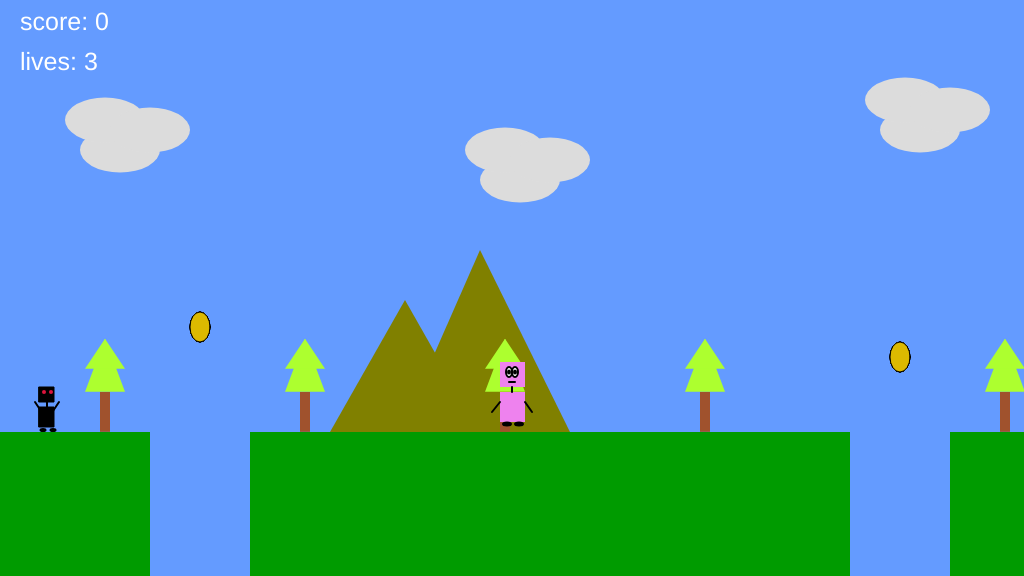
Frame 1 (no input)
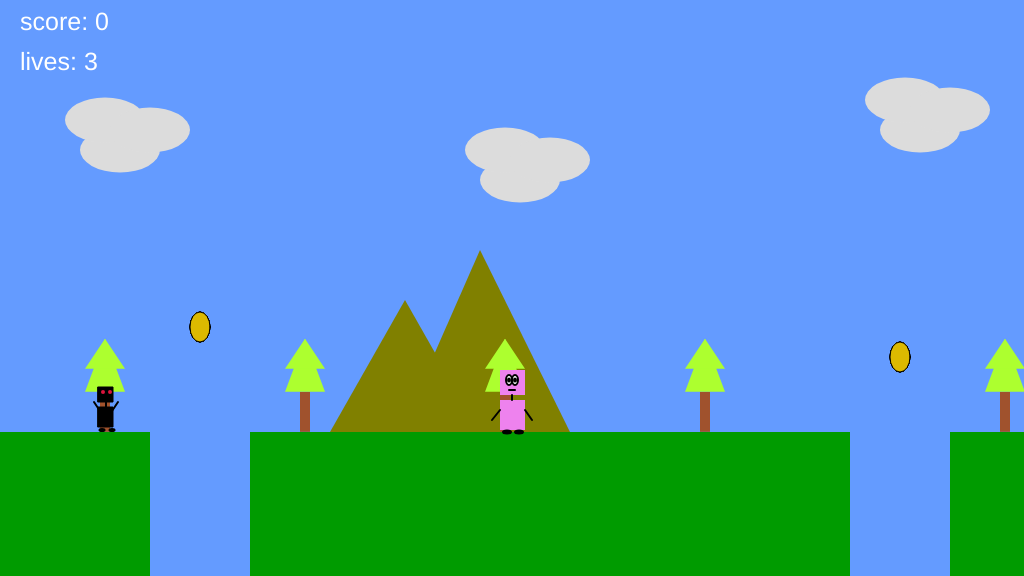
Frame 60 (no input)
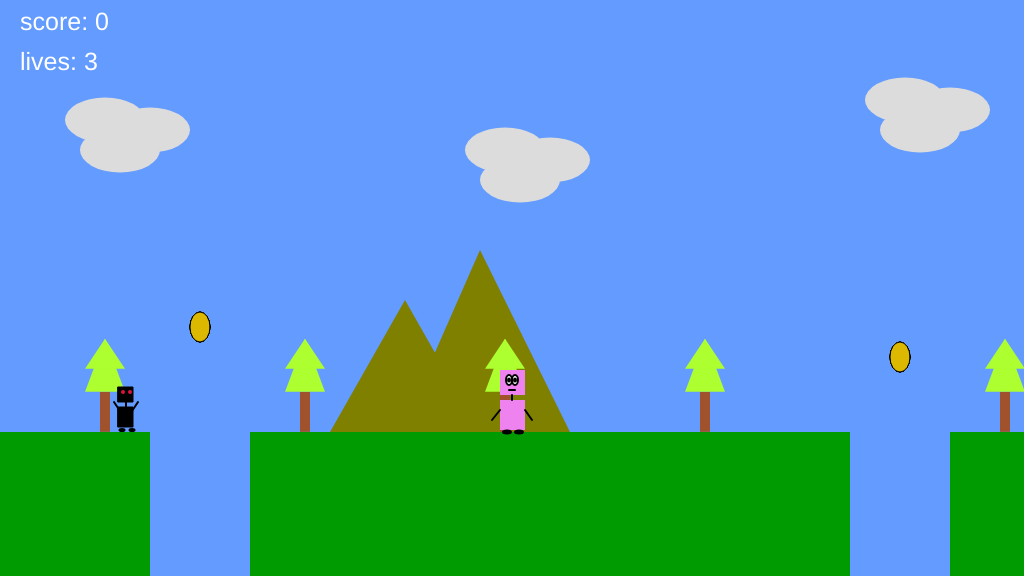
Frame 120 (the mouse pressed at the canvas centre since frame 60)

The p5.js sketch that drew these frames (run headless with seeded random() and noise() and a simulated clock; from frame 60 on, the mouse is pressed at the canvas centre):

// p5.js sketch
// ── sketch.js
//Extension 1 Comment: my first extension was making the platform where the character can jump over canyons. The most difficult part of this extension was managing to make the character get up on the platform and fall down at the exact point where it finished. In the end I decided to implement a platform to pass over a big canyon surrounded by enemies.
//Extension 2 Comment: my second extension was making a lot of enemies to make difficult to finish the game. This part was not as difficult as the other extension because I decided to use a similar render as my game character only in an "evil" version. 
// The skills I enjoyed more learning were objects and arrays. I found them the most difficult part (along with constructor functions), and actually were the sleuth cases that took me the most time to solve.  

var gameChar_x;
var gameChar_y;
var floorPos_y;
var scrollPos;
var gameChar_world_x; 
var isLeft;
var isRight;
var isFalling;
var isPlummeting;
var trees_x;
var treePos_y; 
var collectables; 
var clouds;
var mountains;
var canyons;
var game_score; 
var flagpole; 
var lives; 
var platforms; 
var enemies; 


function setup()
{
	createCanvas(1024, 576);
    lives = 4; 
    textSize(25);
    startGame(); 
    
}

function startGame()
{
    
	floorPos_y = height * 3/4;
	gameChar_x = width/2;
	gameChar_y = floorPos_y;

	// Variable to control the background scrolling.
	scrollPos = 0;

	// Variable to store the real position of the gameChar in the game
	// world. Needed for collision detection.
	gameChar_world_x = gameChar_x - scrollPos;

	// Boolean variables to control the movement of the game character.
	isLeft = false;
	isRight = false; 
	isFalling = false;
	isPlummeting = false;

	// Initialise arrays of scenery objects.
    trees_x=[100,300,500,700,1000, 2200,2300,2800,3100,3400,3450, 3600,4200,4250,4300]; 
    
    treePos_y = height/1.47; 
    
    collectables=
        [
            {x_pos:200, y_pos:floorPos_y-80, size:20, isFound:false},
            {x_pos:900, y_pos:floorPos_y-50, size:20, isFound:false},
            {x_pos:1700, y_pos:floorPos_y-50, size:20, isFound:false},
            {x_pos:2700, y_pos:floorPos_y-50, size:20, isFound:false},
            {x_pos:3700, y_pos:floorPos_y-50, size:20, isFound:false}
        ]; 
    
    clouds=
        [
            {x_pos:-200, y_pos:40},
            {x_pos:200, y_pos:70},
            {x_pos:600, y_pos:20},
            {x_pos:1000, y_pos:40},
            {x_pos:1400, y_pos:70},
            {x_pos:1800, y_pos:20},
            {x_pos:2100, y_pos:40},
            {x_pos:2500, y_pos:70},
            {x_pos:2800, y_pos:20},
            {x_pos:3100, y_pos:20},
            {x_pos:3500, y_pos:20},
            {x_pos:3800, y_pos:20},
        ]; 
    
    mountains=
        [
            {x_pos:330, y_pos:432},
            {x_pos:1030, y_pos:432},
            {x_pos:2030, y_pos:432},
            {x_pos:2330, y_pos:432},
            {x_pos:3030, y_pos:432},
            {x_pos:3330, y_pos:432},
            {x_pos:4030, y_pos:432}
        ]; 
    
    canyons=
        [
            {x_pos:150, width:100},
            {x_pos:850, width:100},
            {x_pos:1650, width:100},
            {x_pos:2650, width:100},
            {x_pos:3650, width:100},
            {x_pos:1400, width:500}
        
        ]; 
    
    platforms= []; 
    platforms.push(createPlatforms(1350,floorPos_y-90,600)); 
    
    game_score = 0;   
    
    flagpole = {isReached: false, x_pos: 4500}; 
    
    lives -= 1; 
    
    enemies = [];
    enemies.push(new Enemy(50,floorPos_y-10,100));
    enemies.push(new Enemy(2000,floorPos_y-10,100));
    enemies.push(new Enemy(2800,floorPos_y-10,100)); 
    enemies.push(new Enemy(3100,floorPos_y-10,100)); 
    enemies.push(new Enemy(3400,floorPos_y-10,100)); 
    enemies.push(new Enemy(4200,floorPos_y-10,100));  

}

function draw()
{
	background(100, 155, 255); 
	noStroke();
	fill(0,155,0);
	rect(0, floorPos_y, width, height/4); 

     //scrolling effects
    push(); 
    translate(scrollPos,0);  
    
	// Draw scenery
    drawClouds();
    
    drawMountains();
    
    drawTrees(); 
    
    for (var i = 0; i < platforms.length; i++)
        {
            platforms[i].draw();
        }
    
    for (var i = 0; i < canyons.length; i++)
        {
            drawCanyon(canyons[i]);
            checkCanyon(canyons[i]);
        }
    
	for(var i = 0; i < collectables.length; i++)
	{
		if(collectables[i].isFound == false)
		{
			drawCollectable(collectables[i]);
			checkCollectable(collectables[i]);
		}
	}
    
        renderFlagpole(); 
    
    for (var i= 0; i < enemies.length; i++)
        {
            enemies[i].draw();  
            var isContact= enemies[i].checkContact(gameChar_world_x,gameChar_y);
            
            if(isContact == true)
                {
                    if (lives > 0)
                    {
                        startGame();
                        break;
                    } 
                }
        } 
    pop(); 
    
	// Draw game character.

drawGameChar();
text("score: " + game_score, 20,30); 
text("lives: " + lives, 20,70); 
    
if (lives < 1)
        {
            text("Game Over", width/2 - 100, height/2);
            return;
        }
else if (flagpole.isReached==true)
        {
            text("Level Complete",width/2+100, height/2 - 200);
            return;
        }
    
if (gameChar_y > height)
        {
            if (lives > 0) startGame(); 
        }
    

	// Logic to make the game character move or the background scroll.
if(isLeft)
	{
		if(gameChar_x > width * 0.2)
		{
			gameChar_x -= 5;
		}
		else
		{
			scrollPos += 5;
		}
	}

if(isRight)
	{
		if(gameChar_x < width * 0.8)
		{
			gameChar_x  += 5;
		}
		else
		{
			scrollPos -= 5; // negative for moving against the background
		}
	}

	// Logic to make the game character rise and fall.
if(gameChar_y < floorPos_y+8)
 {
    var isContact = false; 
    for (var i= 0; i < platforms.length; i++)
        {
            if(platforms[i].checkContact(gameChar_world_x, gameChar_y)==true)
                {
                    isContact = true; 
                    break;
                }
                                    
        } 
     if (isContact == false)
        {
            gameChar_y +=2 
            isFalling= true; 
        }           

    }
else 
    {
        isFalling=false; 
    }
                    
if(isPlummeting == true)
    {
        gameChar_y +=15
    } 

    
if (flagpole.isReached==false)
    {
        checkFlagpole(); 
        
    }
	// Update real position of gameChar for collision detection.
	   gameChar_world_x = gameChar_x - scrollPos;
    
          
}


// ---------------------
// Key control functions
// ---------------------

    function keyPressed()
    {
        {
	       if(keyCode == 37)
                {
                    console.log("left arrow")
                    isLeft=true 
                }
            else if (keyCode == 39)
                {
                    console.log("right arrow")
                    isRight=true
                }
            else if(keyCode==32)
                {
                    if(gameChar_y==floorPos_y+8)
                        {
                            isFalling=true;
                            gameChar_y-=100;
                        } 
                }
        };   
    }

function keyReleased()
    {
        if(keyCode == 37)
            {
                console.log("left arrow")
                isLeft=false
            }
        else if (keyCode == 39)
            {
                console.log("right arrow")
                isRight=false
            }
        else if (keyCode==32 )
            {
                if(gameChar_y!=floorPos_y+8)
                {
                    isFalling=false;
                } 
            }
    

    }


// ------------------------------
// Game character render function
// ------------------------------

// Function to draw the game character.

function drawGameChar()
{
        //the game character
        if(isLeft && isFalling)
        {
            // add your jumping-left code
             //body in purple color
                fill(238,130,238);
                rect(gameChar_x-12, gameChar_y-70, 25, 25);      
                rect(gameChar_x-12, gameChar_y-40, 25, 30);  
                //lines that make the neck and arms
                stroke(0,0,0);
                strokeWeight(2);   
                line(gameChar_x, gameChar_y-45, gameChar_x, gameChar_y-40);   
                line(gameChar_x+13, gameChar_y-30, gameChar_x+20, gameChar_y-40);  
                line(gameChar_x-12, gameChar_y-30, gameChar_x-20, gameChar_y-40); 
                //feet
                strokeWeight(0); 
                fill(0,0,0); 
                ellipse(gameChar_x-12, gameChar_y-11, 10, 5);   
                ellipse(gameChar_x+12, gameChar_y-11,10,5);  
                //eyes and mouth
                fill(255,255,255); 
                strokeWeight(2); 
                ellipse(gameChar_x-3, gameChar_y-60, 6, 10);   
                ellipse(gameChar_x+3, gameChar_y-60, 6, 10);   
                stroke(0,0,0); 
                line(gameChar_x-3, gameChar_y-50, gameChar_x+3, gameChar_y-50); 
                fill(0,0,0); 
                ellipse (gameChar_x-5, gameChar_y-60, 2,3); 
                ellipse (gameChar_x+1, gameChar_y-60, 2,3);  

        }
        else if(isRight && isFalling)
        {
            // add your jumping-right code
            //body in purple color
                fill(238,130,238); 
                rect(gameChar_x-12, gameChar_y-70, 25, 25);      
                rect(gameChar_x-12, gameChar_y-40, 25, 30);  
                //lines that make the neck and arms
                stroke(0,0,0);
                strokeWeight(2);   
                line(gameChar_x, gameChar_y-45, gameChar_x, gameChar_y-40);   
                line(gameChar_x+13, gameChar_y-30, gameChar_x+20, gameChar_y-40);  
                line(gameChar_x-12, gameChar_y-30, gameChar_x-20, gameChar_y-40); 
                //feet
                strokeWeight(0); 
                fill(0,0,0); 
                ellipse(gameChar_x-12, gameChar_y-11, 10, 5);   
                ellipse(gameChar_x+12, gameChar_y-11,10,5);  
                //eyes and mouth
                fill(255,255,255); 
                strokeWeight(2); 
                ellipse(gameChar_x-3, gameChar_y-60, 6, 10);   
                ellipse(gameChar_x+3, gameChar_y-60, 6, 10);   
                stroke(0,0,0); 
                line(gameChar_x-3, gameChar_y-50, gameChar_x+3, gameChar_y-50); 
                fill(0,0,0); 
                ellipse (gameChar_x-1, gameChar_y-60, 2,3); 
                ellipse (gameChar_x+4.5, gameChar_y-60, 2,3);    

        }
        else if(isLeft)
        {
            // add your walking left code
            //Add your code here ...
            //body in purple color
                fill(238,130,238); 
                rect(gameChar_x-12, gameChar_y-70, 25, 25);      
                rect(gameChar_x-12, gameChar_y-40, 25, 30);  
                //lines that make the neck and arms
                stroke(0,0,0);
                strokeWeight(2);   
                line(gameChar_x, gameChar_y-45, gameChar_x, gameChar_y-40);   
                line(gameChar_x+13, gameChar_y-30, gameChar_x+20, gameChar_y-30); 
                line(gameChar_x-13, gameChar_y-30, gameChar_x-20, gameChar_y-30); 
                //feet
                strokeWeight(0); 
                fill(0,0,0); 
                ellipse(gameChar_x-5, gameChar_y-8, 10, 5);  
                ellipse(gameChar_x+7, gameChar_y-8,10,5);  
                //eyes and mouth
                fill(255,255,255); 
                strokeWeight(2); 
                ellipse(gameChar_x-3, gameChar_y-60, 6, 10);   
                ellipse(gameChar_x+3, gameChar_y-60, 6, 10);   
                stroke(0,0,0); 
                line(gameChar_x-3, gameChar_y-50, gameChar_x+3, gameChar_y-50); 
                fill(0,0,0); 
                ellipse (gameChar_x-5, gameChar_y-60, 2,3); 
                ellipse (gameChar_x+1, gameChar_y-60, 2,3);  
        }
        else if(isRight)
        {
            // add your walking right code
            //body in purple color
                fill(238,130,238); 
                rect(gameChar_x-12, gameChar_y-70, 25, 25);      
                rect(gameChar_x-12, gameChar_y-40, 25, 30);  
                //lines that make the neck and arms
                stroke(0,0,0);
                strokeWeight(2);   
                line(gameChar_x, gameChar_y-45, gameChar_x, gameChar_y-40);   
                line(gameChar_x+13, gameChar_y-30, gameChar_x+20, gameChar_y-30); 
                line(gameChar_x-13, gameChar_y-30, gameChar_x-20, gameChar_y-30); 
                //feet
                strokeWeight(0); 
                fill(0,0,0); 
                ellipse(gameChar_x-5, gameChar_y-8, 10, 5);  
                ellipse(gameChar_x+7, gameChar_y-8,10,5);  
                //eyes and mouth
                fill(255,255,255); 
                strokeWeight(2); 
                ellipse(gameChar_x-3, gameChar_y-60, 6, 10);   
                ellipse(gameChar_x+3, gameChar_y-60, 6, 10);   
                stroke(0,0,0); 
                line(gameChar_x-3, gameChar_y-50, gameChar_x+3, gameChar_y-50); 
                fill(0,0,0); 
                ellipse (gameChar_x-1, gameChar_y-60, 2,3); 
                ellipse (gameChar_x+4.5, gameChar_y-60, 2,3);    


        }
        else if(isFalling || isPlummeting)
        {
            // add your jumping facing forwards code
            //body in purple color
                fill(238,130,238); 
                rect(gameChar_x-12, gameChar_y-70, 25, 25);      
                rect(gameChar_x-12, gameChar_y-40, 25, 30);  
                //lines that make the neck and arms
                stroke(0,0,0);
                strokeWeight(2);   
               line(gameChar_x, gameChar_y-45, gameChar_x, gameChar_y-40);   
                line(gameChar_x+13, gameChar_y-30, gameChar_x+20, gameChar_y-40);  
                line(gameChar_x-12, gameChar_y-30, gameChar_x-20, gameChar_y-40); 
                //feet
                strokeWeight(0); 
                fill(0,0,0); 
                ellipse(gameChar_x-12, gameChar_y-11, 10, 5);   
                ellipse(gameChar_x+12, gameChar_y-11,10,5);   
                //eyes and mouth
                fill(255,255,255); 
                strokeWeight(2); 
                ellipse(gameChar_x-3, gameChar_y-60, 6, 10);   
                ellipse(gameChar_x+3, gameChar_y-60, 6, 10);   
                stroke(0,0,0); 
                line(gameChar_x-3, gameChar_y-50, gameChar_x+3, gameChar_y-50); 
                fill(0,0,0); 
                ellipse (gameChar_x-3, gameChar_y-60, 2,3); 
                ellipse (gameChar_x+3, gameChar_y-60, 2,3);   

        }
        else
        {
            //facing front not movement
            //body in purple color
                fill(238,130,238); 
                rect(gameChar_x-12, gameChar_y-70, 25, 25);      
                rect(gameChar_x-12, gameChar_y-40, 25, 30);  
                //lines that make the neck and arms
                stroke(0,0,0);
                strokeWeight(2);   
                line(gameChar_x, gameChar_y-45, gameChar_x, gameChar_y-40);   
                line(gameChar_x+13, gameChar_y-30, gameChar_x+20, gameChar_y-20);    
                line(gameChar_x-12, gameChar_y-30, gameChar_x-20, gameChar_y-20);  
                //feet
                strokeWeight(0); 
                fill(0,0,0); 
                ellipse(gameChar_x-5, gameChar_y-8, 10, 5);  
                ellipse(gameChar_x+7, gameChar_y-8,10,5);  
                //eyes and mouth
                fill(255,255,255); 
                strokeWeight(2); 
                ellipse(gameChar_x-3, gameChar_y-60, 6, 10);   
                ellipse(gameChar_x+3, gameChar_y-60, 6, 10);   
                stroke(0,0,0); 
                line(gameChar_x-3, gameChar_y-50, gameChar_x+3, gameChar_y-50); 
                fill(0,0,0); 
                ellipse (gameChar_x-3, gameChar_y-60, 2,3); 
                ellipse (gameChar_x+3, gameChar_y-60, 2,3);    


        }
    
    
    
    // draw game character
    fill(255); 
    noStroke(); 
    
}

// ---------------------------
// Background render functions
// ---------------------------

// Function to draw cloud objects.
function drawClouds()
{
    for(var i=0; i< clouds.length; i++)
        {
            fill(220,220,220);
            ellipse(clouds[i].x_pos+320,clouds[i].y_pos+110,80,45);
            ellipse(clouds[i].x_pos+305,clouds[i].y_pos+80,80,45);
            ellipse(clouds[i].x_pos+350,clouds[i].y_pos+90,80,45); 
        };
}

// Function to draw mountains objects.
function drawMountains()
{
    for(var i=0; i<mountains.length; i++)
        
        {
            fill(128,128,0);
            triangle(mountains[i].x_pos, mountains[i].y_pos, mountains[i].x_pos+150, mountains[i].y_pos, mountains[i].x_pos+75, mountains[i].y_pos-132); 
            triangle(mountains[i].x_pos+70, mountains[i].y_pos, mountains[i].x_pos+240, mountains[i].y_pos, mountains[i].x_pos+150, mountains[i].y_pos-182); 
        }; 
}

// Function to draw trees objects.
function drawTrees()
{
    for(var i=0; i < trees_x.length; i++) 
        {
            noStroke() 
            fill(160,82,45);
            rect(trees_x[i],treePos_y,10,40);
            fill(173,255,47);
            triangle(trees_x[i]-15, treePos_y, trees_x[i]+25, treePos_y, trees_x[i]+5,treePos_y-53); 
            triangle(trees_x[i]-15, treePos_y-23, trees_x[i]+25, treePos_y-23, trees_x[i]+5, treePos_y-53);       
        }; 

}

// ---------------------------------
// Canyon render and check functions
// ---------------------------------

// Function to draw canyon objects.

function drawCanyon(t_canyon)
{
        for(var i=0; i < canyons.length; i++)
        {
    
        fill(100, 155, 255);
        rect(t_canyon.x_pos, floorPos_y, t_canyon.width, 200); 
               
        }
  
}

// Function to check character is over a canyon.

function checkCanyon(t_canyon)
{
    
	if(gameChar_world_x > t_canyon.x_pos && gameChar_world_x < t_canyon.x_pos + t_canyon.width - 20 && gameChar_y >= floorPos_y)
	{
		isPlummeting = true;
	}

}


// ----------------------------------
// Collectable items render and check functions
// ----------------------------------

// Function to draw collectable objects.

function drawCollectable(t_collectable)
{
   for(var i=0; i< collectables.length; i++)  
        {
            fill(220,185,0);
            strokeWeight(1);
            stroke(0);
            ellipse(t_collectable.x_pos, 
                    t_collectable.y_pos -25, 
                    t_collectable.size, 
                    t_collectable.size+10);  
        }
} 

// Function to check character has collected an item.


function checkCollectable(t_collectable)
{
	if (dist(gameChar_world_x, gameChar_y, t_collectable.x_pos, t_collectable.y_pos) < 50)
	{
    	t_collectable.isFound = true;
        game_score +=1; 
    }
}

function renderFlagpole()
{
    push();
            strokeWeight(5); 
            stroke(100); 
            line(flagpole.x_pos, floorPos_y, flagpole.x_pos,floorPos_y-250); 
            fill(255,0,0);
            noStroke();

            if (flagpole.isReached==true)
                {
                    rect(flagpole.x_pos,floorPos_y-250, 100, 50);  
                }
            else
                {
                    rect(flagpole.x_pos,floorPos_y-50, 100, 50); 
                }
    pop(); 
}

function checkFlagpole()
{
    if (dist(gameChar_world_x,0,flagpole.x_pos,0) <10) 
        {
            flagpole.isReached=true;    
        }
}

function createPlatforms(x,y,length)
{
    var p = 
        {
            x: x,
            y: y,
            length: length, 
            draw: function()
                {
                    fill(255,20,147);  
                    rect(this.x, this.y, this.length, 20); 
                },
            checkContact: function(gc_x, gc_y)
                {
                    if(gc_x > this.x && gc_x < this.x + this.length)
                        {
                           var d = this.y - gc_y; 
                            if (d >= 0 && d <10)
                            {
                                return true; 
                            }
                        }
                    return false; 
                }
        }
        return p; 
}

function Enemy(x,y,range)
{
    this.x = x; 
    this.y = y; 
    this.range = range; 
    this.currentX = x; 
    this.inc = 1; 
    this.update=function()
    {
        this.currentX += this.inc; 
        if (this.currentX >= this.x + this.range)
            {
                this.inc =-1; 
            }
        else if (this.currentX < this.x)
            {
                this.inc=1; 
            }
    }
    this.draw=function()
    {
        this.update(); 
        fill(0,0,0);
                
                rect(this.currentX-12, this.y-35, 15, 15);      
                rect(this.currentX-12, this.y-15, 15, 20);  
                //lines that make the neck and arms
                stroke(0,0,0);
                strokeWeight(2);    
                line(this.currentX-4, this.y-15, this.currentX-4, this.y-20);   
                line(this.currentX+2, this.y-11, this.currentX+8, this.y-20);  
                line(this.currentX-10, this.y-11, this.currentX-16, this.y-20); 
                strokeWeight(0); 
                fill(0,0,0); 
                ellipse(this.currentX-8, this.y+8, 7, 4);   
                ellipse(this.currentX+2, this.y+8, 7, 4);  
                fill(220,20,60);
                ellipse(this.currentX-7,this.y-30,4,4);
                ellipse(this.currentX,this.y-30,4,4);
         
    }
    this.checkContact = function(gc_x , gc_y) 
    {
        var d= dist(gc_x, gc_y, this.currentX, this.y);
        if (d < 20)
            {
                return true;
            }
        return false; 
    }
} 
